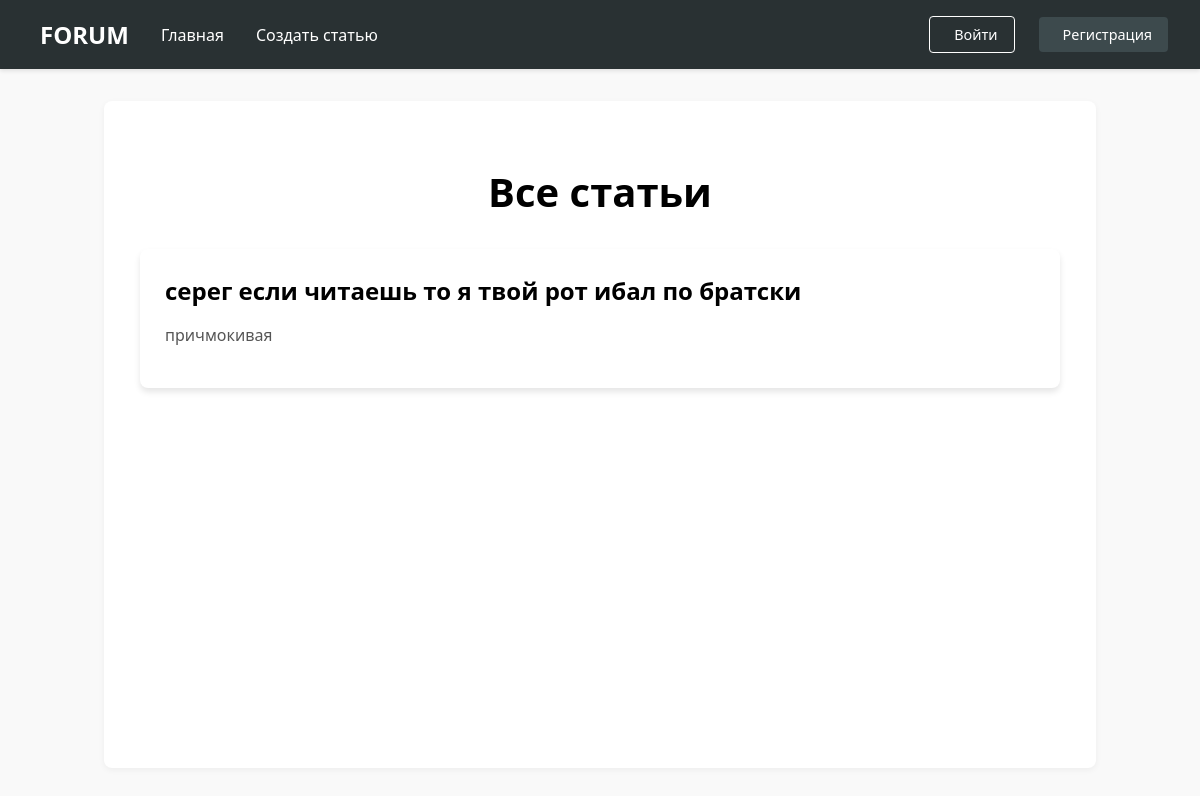
/, run on an earlier commit of the app's database.
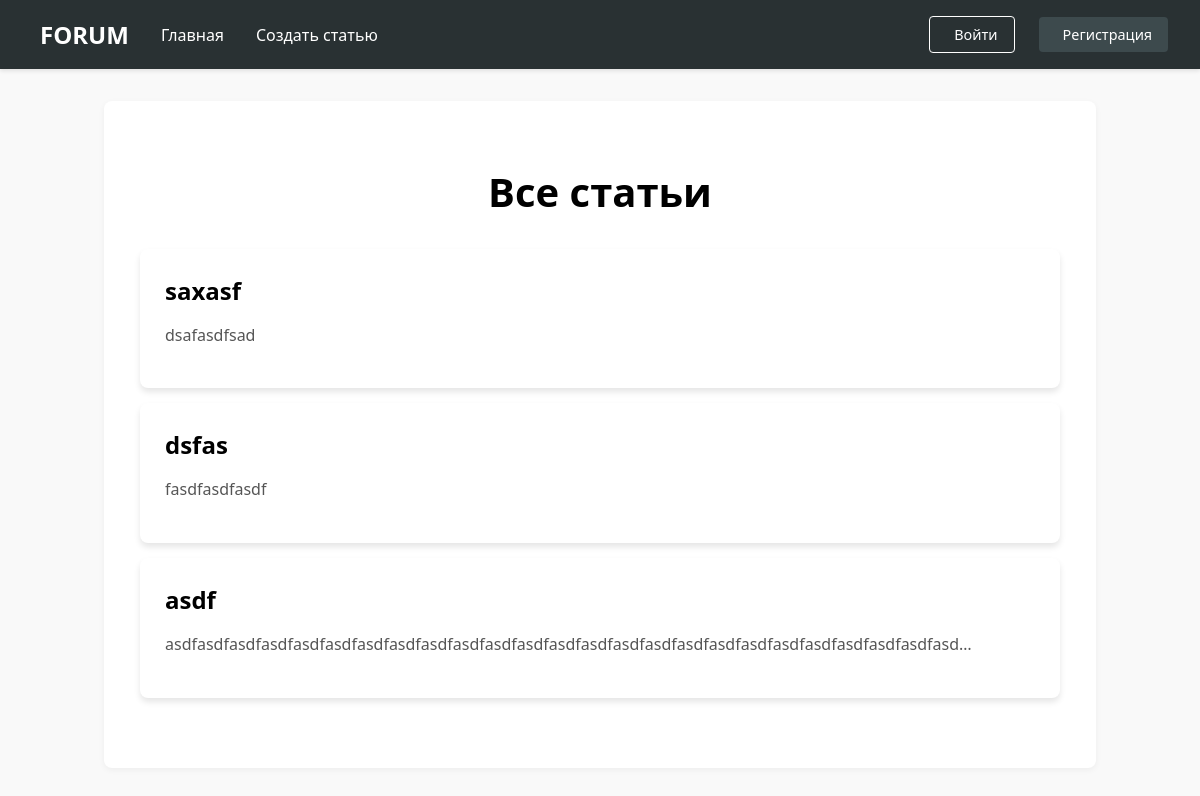
And on a later commit of the database.
### forumApp/models.py (models this page shows, shortened)
class Articles(models.Model):
    name = models.CharField(max_length=255)
    content = models.TextField()
    author = models.ForeignKey(
        User,
        on_delete=models.CASCADE,
        default=1
    )
    created_at = models.DateTimeField(default=timezone.now)  # Добавляем поле даты создания

### forumApp/views.py (the view)
# urls.py: path('', views.main_page, name='main_page'),
def main_page(request):
    articles = Articles.objects.all().order_by('-id')
    return render(request, 'main_page.html', {'articles': articles})

### forumApp/templates/main_page.html (shortened to what this page needs)
{% extends 'base.html' %}
{% load static %}
{% block extra_css %}
<link rel="stylesheet" href="{% static 'css/main_page.css' %}">
{% endblock %}
{% block content %}
<div class="articles-container">
    <h1>Все статьи</h1>
    <ul class="articles-list">
        {% for article in articles %}
        <li class="article-item">
            <h3>{{ article.name }}</h3>
            <p>{{ article.content|truncatechars:100 }}</p>
        </li>
        {% empty %}
        <li class="empty-message">Статей пока нет</li>
        {% endfor %}
    </ul>
</div>
{% endblock %}

What changed in the data, as far as the page shows it:
removed Articles: name "серег если читаешь то я твой рот ибал по братски", content "причмокивая"
added Articles: name "saxasf", content "dsafasdfsad"
added Articles: name "dsfas", content "fasdfasdfasdf"
added Articles: name "asdf", content "asdfasdfasdfasdfasdfasdfasdfasdfasdfasdfasdfasdfasdfasdfasdfasdfasdfasdfasdfasdfasdfasdfasdfasdfasd…"
